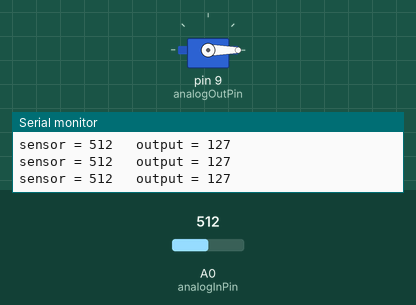
Simulated run of this sketch. Board: Arduino Uno, built with avr-gcc and run on an emulated ATmega328P. On the bench: servo, the last lines printed to the serial monitor. The inputs (shaded band) are chosen by the test bench; at power-on: A0 (analogInPin) = 512.

Above: at 1.2 s.
1.3 s: A0 (analogInPin) set to 306
At 1.7 s:
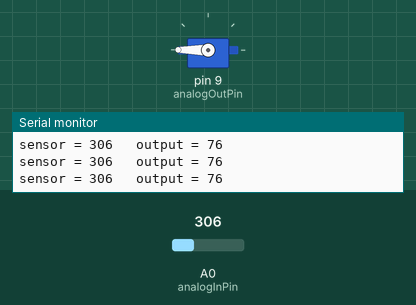
2.9 s: A0 (analogInPin) set to 122
At 3.3 s:
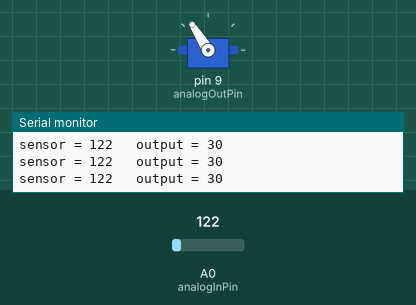
4.5 s: A0 (analogInPin) set to 900
At 5.0 s:
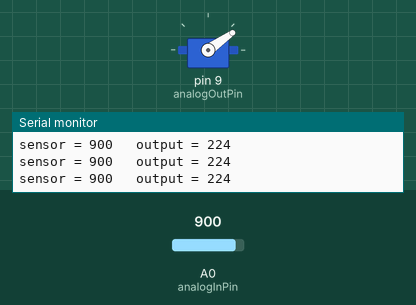
6.1 s: A0 (analogInPin) set to 1023
At 6.6 s:
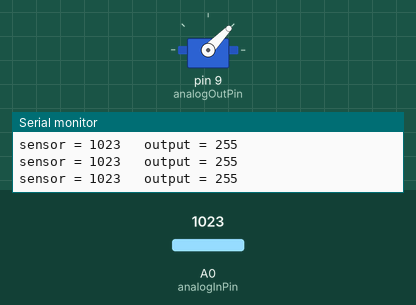
7.7 s: A0 (analogInPin) set to 1014
10.7 s: A0 (analogInPin) set to 511
At 11.4 s:
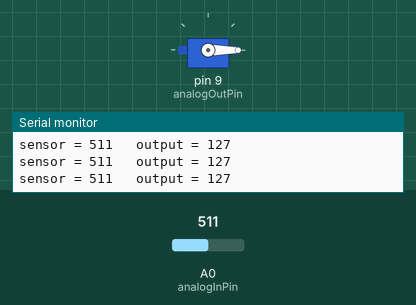
Timing chart, 0 to 13.3 s (numbered marks = the images above; inputs shaded):
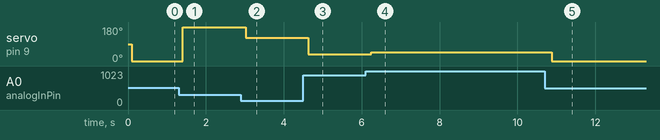

The sketch:

MP9_ServoSerial.ino
```cpp
#include <Servo.h>             //Servo library

Servo servo_test;        //initialize a servo object for the connected servo
int angle = 0;
const int analogInPin = A0;  // Analog input pin that the potentiometer is attached to
const int analogOutPin = 9; // Analog output pin that the LED is attached to
int sensorValue = 0;        // value read from the pot
int outputValue = 0;        // value output to the PWM (analog out)

void setup()
{
  servo_test.attach(9);      // attach the signal pin of servo to pin9 of arduino
  Serial.begin(9600);
}

void loop()
{
  // read the analog in value:
  sensorValue = analogRead(analogInPin);
  // map it to the range of the analog out:
  outputValue = map(sensorValue, 0, 1023, 0, 255);
  // change the analog out value:
  analogWrite(analogOutPin, outputValue);

  // print the results to the Serial Monitor:
  Serial.print("sensor = ");
  Serial.print(sensorValue);
  Serial.print("\t output = ");
  Serial.println(outputValue);

  // wait 2 milliseconds before the next loop for the analog-to-digital
  // converter to settle after the last reading:
  delay(100);

  angle = sensorValue;
  servo_test.write(angle);                 //command to rotate the servo to the specified angle


}
```

Measured:
- after the input at 1.3 s, servo on pin 9 (analogOutPin): 0° → 180° after 0.11 s
- after the input at 2.9 s, servo on pin 9 (analogOutPin): 180° → 122° after 0.12 s
- after the input at 4.5 s, servo on pin 9 (analogOutPin): 122° → 35° after 0.13 s
- after the input at 6.1 s, servo on pin 9 (analogOutPin): 35° → 46° after 0.14 s
- after the input at 10.7 s, servo on pin 9 (analogOutPin): 46° → 0° after 0.18 s
